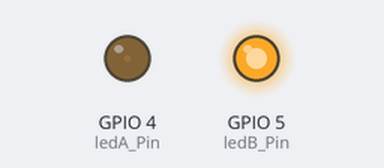
Bench run of a sketch on a simulated ESP32. Shown: output pins drawn as LEDs (lit = HIGH). What the sketch prints to the serial monitor is not drawn.

Above: at 0.05 s.
At 1.15 s:
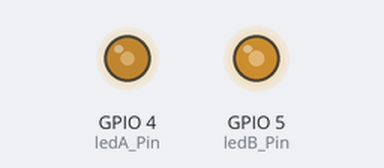
At 2.3 s:
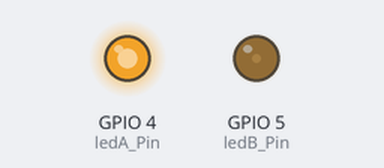
At 4.6 s:
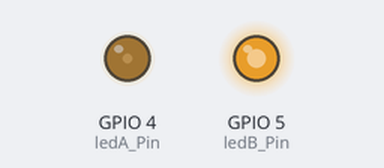
Timing chart, 0 to 6.7 s (numbered marks = the images above):
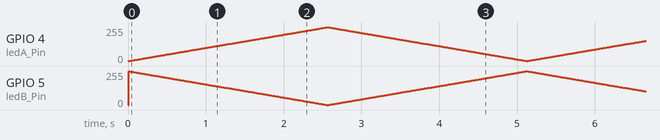

The sketch:

sketch_jun28a.ino
```cpp
// ========== 引脚定义 ==========
const int ledA_Pin = 4;   // LED A 连接到 GPIO4
const int ledB_Pin = 5;   // LED B 连接到 GPIO5

// ========== PWM 属性 ==========
const int freq = 5000;       // 频率 5000Hz
const int resolution = 8;    // 分辨率 8位 (0-255)

// ========== millis() 定时相关变量 ==========
const unsigned long stepInterval = 10;  // 每步间隔 10ms（控制渐变速度）
unsigned long previousMillis = 0;        // 记录上一次更新时间

int dutyCycle = 0;           // 当前占空比 (0-255)
bool increasing = true;      // true: 递增, false: 递减

void setup() {
  Serial.begin(115200);

  // 初始化两个引脚的 PWM
  ledcAttach(ledA_Pin, freq, resolution);
  ledcAttach(ledB_Pin, freq, resolution);

  Serial.println("Police dual-flash PWM (non-blocking) started");
}

void loop() {
  unsigned long currentMillis = millis();

  // 检查是否到达下一步更新时间
  if (currentMillis - previousMillis >= stepInterval) {
    previousMillis = currentMillis;  // 更新时间戳

    // 更新占空比
    if (increasing) {
      dutyCycle++;
      if (dutyCycle >= 255) {
        dutyCycle = 255;
        increasing = false;  // 到达峰值，开始递减
      }
    } else {
      dutyCycle--;
      if (dutyCycle <= 0) {
        dutyCycle = 0;
        increasing = true;   // 到达谷底，开始递增
      }
    }

    // 反相输出到两个 LED
    int dutyA = dutyCycle;       // A 的亮度
    int dutyB = 255 - dutyCycle; // B 的亮度（反相）

    ledcWrite(ledA_Pin, dutyA);
    ledcWrite(ledB_Pin, dutyB);
  }


}
```
